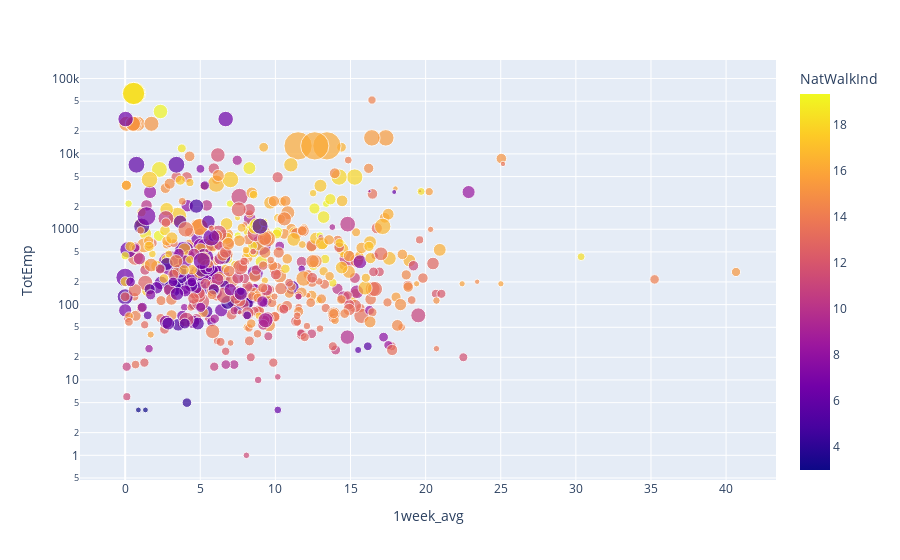

The notebook cell this image was saved under:
### Markdown cell above
### Impact by employment

### Code cell
#high wage employment (big bubbles )
fig = px.scatter(df, x="1week_avg", y="TotEmp", log_y=True, color="NatWalkInd",
                 size='R_HiWageWk', hover_data=['D4A_Ranked'])
fig.show()

### Figure 1 — Plotly figure (JSON) as saved in the notebook; plotly's stock layout.template omitted (floating-point values rounded to 4 significant figures; data arrays with more than 128 entries replaced by an {"elided": "..."} marker saying what was removed)
{"data": [{"customdata": {"elided": "612x1 int values"}, "hovertemplate": "1week_avg=%{x}<br>TotEmp=%{y}<br>R_HiWageWk=%{marker.size}<br>D4A_Ranked=%{customdata[0]}<br>NatWalkInd=%{marker.color}<extra></extra>", "legendgroup": "", "marker": {"color": {"elided": "612 float values"}, "coloraxis": "coloraxis", "size": {"elided": "612 int values"}, "sizemode": "area", "sizeref": 5.68, "symbol": "circle"}, "mode": "markers", "name": "", "orientation": "v", "showlegend": false, "type": "scatter", "x": {"elided": "612 float values"}, "xaxis": "x", "y": {"elided": "612 int values"}, "yaxis": "y"}], "layout": {"coloraxis": {"colorbar": {"title": {"text": "NatWalkInd"}}, "colorscale": [[0, "#0d0887"], [0.1111, "#46039f"], [0.2222, "#7201a8"], [0.3333, "#9c179e"], [0.4444, "#bd3786"], [0.5556, "#d8576b"], [0.6667, "#ed7953"], [0.7778, "#fb9f3a"], [0.8889, "#fdca26"], [1, "#f0f921"]]}, "legend": {"itemsizing": "constant", "tracegroupgap": 0}, "margin": {"t": 60}, "xaxis": {"anchor": "y", "domain": [0, 1], "title": {"text": "1week_avg"}}, "yaxis": {"anchor": "x", "domain": [0, 1], "title": {"text": "TotEmp"}, "type": "log"}}}
